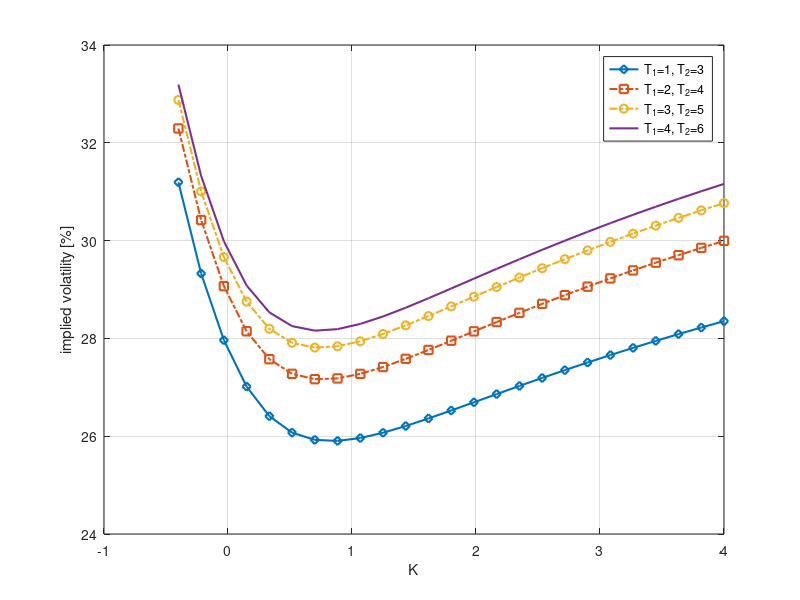
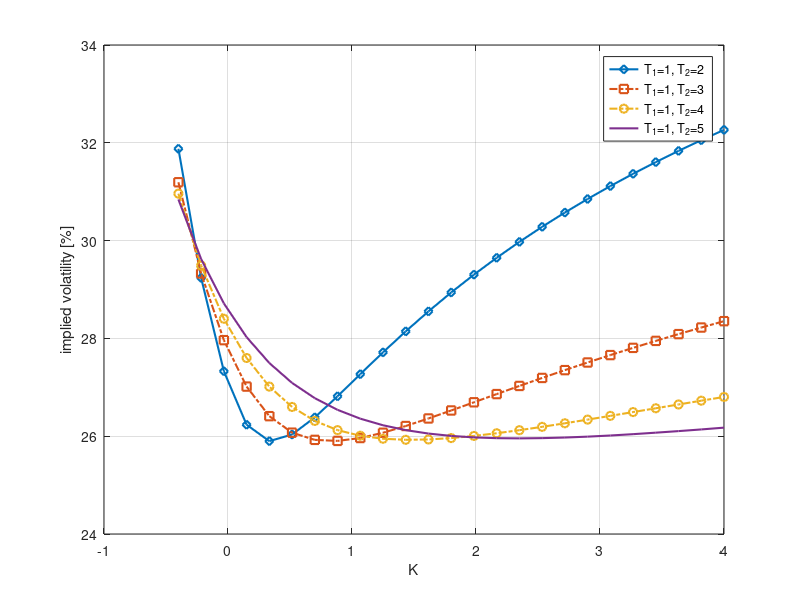

Reproduce these figures in MATLAB, in order.
function HestonForwardStart
clc;clf;close all;

% Heston model parameters

T_Case1= [[1,3];[2,4];[3,5];[4,6]];
T_Case2= [[1,2];[1,3];[1,4];[1,5]];
CP     = 'c';
kappa = 0.6;
gamma = 0.2;
vBar  = 0.1;
rho   = -0.5;
v0    = 0.05;  
r     = 0.00;

% Range of strike prices

K      = linspace(-0.4,4.0,25)'; 

% COS method settings

N = 500;
L = 10;

% Effect 1 on the forward implied volatilities

ivM = zeros(length(K),length(T_Case1));
argLegend = cell(4,1);
idx = 1;
for i=1:length(T_Case1)
    T1 =T_Case1(i,1);
    T2 =T_Case1(i,2);

    % Compute ChF for the Heston model

    cf = @(u) ChFHestonForward(u, T1, T2, kappa,vBar,gamma,rho, v0 ,r);

    % The COS method

    optPrice = CallPutOptionPriceCOSMthd_FrwdStart(cf,CP,r,T1,T2,K,N,L);
    for j = 1:length(K)
        strike = K(j);
        callPrice     = optPrice(j);
        ivM(j,i) = ImpliedVolatilityFrwdStart(callPrice,strike,T1,T2,r,0.3)*100;
        %ImpliedVolatility(CP,call,strike,T,S0,r,0.3)*100;
    end
    argLegend{idx} = sprintf('T_1=%.0f, T_2=%.0f',T1,T2);
    idx = idx + 1;
end
MakeFigure(K, ivM,argLegend,'')

% Effect 2 on the forward implied volatilities

ivM = zeros(length(K),length(T_Case1));
argLegend = cell(4,1);
idx = 1;
for i=1:length(T_Case2)
    T1 =T_Case2(i,1);
    T2 =T_Case2(i,2);

    % Compute ChF for the Heston model

    cf = @(u) ChFHestonForward(u, T1, T2, kappa,vBar,gamma,rho, v0 ,r);

    % The COS method

    optPrice = CallPutOptionPriceCOSMthd_FrwdStart(cf,CP,r,T1,T2,K,N,L);
    for j = 1:length(K)
        strike = K(j);
        callPrice     = optPrice(j);
        ivM(j,i) = ImpliedVolatilityFrwdStart(callPrice,strike,T1,T2,r,0.3)*100;
        %ImpliedVolatility(CP,call,strike,T,S0,r,0.3)*100;
    end
    argLegend{idx} = sprintf('T_1=%.0f, T_2=%.0f',T1,T2);
    idx = idx + 1;
end
MakeFigure(K, ivM,argLegend,'')

function value = ChFHestonForward(u, T_1, T_2, kappa,vBar,gamma,rho, v0 ,r)
i           = complex(0,1);
tau         = T_2-T_1;
c_bar       = @(t)gamma^2/(4*kappa)*(1-exp(-kappa*t));
d_bar       = 4*kappa*vBar/gamma^2;
kappa_bar  = @(t)4*kappa*v0*exp(-kappa*t)/(gamma^2*(1-exp(-kappa*t)));

% Functions D_1 and g

D_1  = sqrt(((kappa -i*rho*gamma.*u).^2+(u.^2+i*u)*gamma^2));
g    = (kappa- i*rho*gamma*u-D_1)./(kappa-i*rho*gamma*u+D_1);    

% Complex-valued functions A and C

C = (1/gamma^2)*(1-exp(-D_1*tau))./(1-g.*exp(-D_1*tau)).*(kappa-gamma*rho*i*u-D_1);
A = i*u*r*tau + kappa*vBar*tau/gamma^2 * (kappa-gamma*rho*i*u-D_1)-2*kappa*vBar/gamma^2*log((1-g.*exp(-D_1*tau))./(1-g));

% Coefficients used in the forward ChF

a_1 = C*c_bar(T_1)*kappa_bar(T_1)./(1-2*C*c_bar(T_1));
a_2 = (1./(1-2*C*c_bar(T_1))).^(0.5*d_bar);

% Forward start characteristic function

value = exp(A + a_1) .* a_2;

function cf=ChFHeston(u, tau, kappa,vBar,gamma,rho, v0, r)
i     = complex(0,1);

% Functions D_1 and g

D_1  = sqrt(((kappa -i*rho*gamma.*u).^2+(u.^2+i*u)*gamma^2));
g    = (kappa- i*rho*gamma*u-D_1)./(kappa-i*rho*gamma*u+D_1);    

% Complex-valued functions A and C

C = (1/gamma^2)*(1-exp(-D_1*tau))./(1-g.*exp(-D_1*tau)).*(kappa-gamma*rho*i*u-D_1);
A = i*u*r*tau + kappa*vBar*tau/gamma^2 * (kappa-gamma*rho*i*u-D_1)-2*kappa*vBar/gamma^2*log((1-g.*exp(-D_1*tau))./(1-g));

% ChF for the Heston model

cf = exp(A + C * v0);

function value = CallPutOptionPriceCOSMthd_FrwdStart(cf,CP,r,T1,T2,K,N,L)
i = complex(0,1);


% cf   - Characteristic function, in the book denoted as \varphi
% CP   - C for call and P for put
% S0   - Initial stock price
% r    - Interest rate (constant)
% tau  - Time to maturity
% K    - Vector of strike prices
% N    - Number of expansion terms
% L    - Size of truncation domain (typ.:L=8 or L=10)

% Adjust strike price

K = K + 1.0;

% Set up tau and initial value x0

tau = T2-T1;
x0  = log(1.0 ./ K);   

% Truncation domain

a = 0 - L * sqrt(tau); 
b = 0 + L * sqrt(tau);

k = 0:N-1;              % Row vector, index for expansion terms
u = k * pi / (b - a);   % ChF arguments

H_k = CallPutCoefficients(CP,a,b,k);
temp    = (cf(u) .* H_k).';
temp(1) = 0.5 * temp(1);      % Multiply the first element by 1/2

mat = exp(i * (x0 - a) * u);  % Matrix-vector manipulations

% Final output

value = exp(-r * T2) * K .* real(mat * temp);


function value = CallPutOptionPriceCOSMthd(cf,CP,S0,r,tau,K,N,L)
i = complex(0,1);


% cf   - Characteristic function, in the book denoted as \varphi
% CP   - C for call and P for put
% S0   - Initial stock price
% r    - Interest rate (constant)
% tau  - Time to maturity
% K    - Vector of strike prices
% N    - Number of expansion terms
% L    - Size of truncation domain (typ.:L=8 or L=10)

x0 = log(S0 ./ K);   

% Truncation domain

a = 0 - L * sqrt(tau); 
b = 0 + L * sqrt(tau);

k = 0:N-1;              % Row vector, index for expansion terms
u = k * pi / (b - a);   % ChF arguments

H_k = CallPutCoefficients(CP,a,b,k);
temp    = (cf(u) .* H_k).';
temp(1) = 0.5 * temp(1);      % Multiply the first element by 1/2

mat = exp(i * (x0 - a) * u);  % Matrix-vector manipulations

% Final output

value = exp(-r * tau) * K .* real(mat * temp);

% Coefficients H_k for the COS method

function H_k = CallPutCoefficients(CP,a,b,k)
    if lower(CP) == 'c' || CP == 1
        c = 0;
        d = b;
        [Chi_k,Psi_k] = Chi_Psi(a,b,c,d,k);
         if a < b && b < 0.0
            H_k = zeros([length(k),1]);
         else
            H_k = 2.0 / (b - a) * (Chi_k - Psi_k);
         end
    elseif lower(CP) == 'p' || CP == -1
        c = a;
        d = 0.0;
        [Chi_k,Psi_k]  = Chi_Psi(a,b,c,d,k);
         H_k = 2.0 / (b - a) * (- Chi_k + Psi_k);       
    end

function [chi_k,psi_k] = Chi_Psi(a,b,c,d,k)
    psi_k        = sin(k * pi * (d - a) / (b - a)) - sin(k * pi * (c - a)/(b - a));
    psi_k(2:end) = psi_k(2:end) * (b - a) ./ (k(2:end) * pi);
    psi_k(1)     = d - c;
    
    chi_k = 1.0 ./ (1.0 + (k * pi / (b - a)).^2); 
    expr1 = cos(k * pi * (d - a)/(b - a)) * exp(d)  - cos(k * pi... 
                  * (c - a) / (b - a)) * exp(c);
    expr2 = k * pi / (b - a) .* sin(k * pi * ...
                        (d - a) / (b - a))   - k * pi / (b - a) .* sin(k... 
                        * pi * (c - a) / (b - a)) * exp(c);
    chi_k = chi_k .* (expr1 + expr2);
    
% Closed-form expression of European call/put option with Black-Scholes formula

function value=BS_Call_Option_Price(CP,S_0,K,sigma,tau,r)

% Black-Scholes call option price

d1    = (log(S_0 ./ K) + (r + 0.5 * sigma^2) * tau) / (sigma * sqrt(tau));
d2    = d1 - sigma * sqrt(tau);
if lower(CP) == 'c' || lower(CP) == 1
    value =normcdf(d1) * S_0 - normcdf(d2) .* K * exp(-r * tau);
elseif lower(CP) == 'p' || lower(CP) == -1
    value =normcdf(-d2) .* K*exp(-r*tau) - normcdf(-d1)*S_0;
end

% Forward start Black-Scholes option price

function value = BS_Call_Option_Price_FrwdStart(K,sigma,T1,T2,r)
K = K + 1.0;
tau = T2 - T1;
d1    = (log(1.0 ./ K) + (r + 0.5 * sigma^2)* tau) / (sigma * sqrt(tau));
d2    = d1 - sigma * sqrt(tau);
value = exp(-r*T1) * normcdf(d1) - normcdf(d2) .* K * exp(-r * T2);

function impliedVol = ImpliedVolatility(CP,marketPrice,K,T,S_0,r,initialVol)
    func = @(sigma) (BS_Call_Option_Price(CP,S_0,K,sigma,T,r) - marketPrice).^1.0;
    impliedVol = fzero(func,initialVol);

function impliedVol = ImpliedVolatilityFrwdStart(marketPrice,K,T1,T2,r,initialVol)
    func = @(sigma) (BS_Call_Option_Price_FrwdStart(K,sigma,T1,T2,r) - marketPrice).^1.0;
    impliedVol = fzero(func,initialVol);
    
function MakeFigure(X1, YMatrix1, argLegend,titleIn)
figure1 = figure('InvertHardcopy','off',...
    'Colormap',[0.061875 0.061875 0.061875;0.06875 0.06875 0.06875;0.075625 0.075625 0.075625;0.0825 0.0825 0.0825;0.089375 0.089375 0.089375;0.09625 0.09625 0.09625;0.103125 0.103125 0.103125;0.11 0.11 0.11;0.146875 0.146875 0.146875;0.18375 0.18375 0.18375;0.220625 0.220625 0.220625;0.2575 0.2575 0.2575;0.294375 0.294375 0.294375;0.33125 0.33125 0.33125;0.368125 0.368125 0.368125;0.405 0.405 0.405;0.441875 0.441875 0.441875;0.47875 0.47875 0.47875;0.515625 0.515625 0.515625;0.5525 0.5525 0.5525;0.589375 0.589375 0.589375;0.62625 0.62625 0.62625;0.663125 0.663125 0.663125;0.7 0.7 0.7;0.711875 0.711875 0.711875;0.72375 0.72375 0.72375;0.735625 0.735625 0.735625;0.7475 0.7475 0.7475;0.759375 0.759375 0.759375;0.77125 0.77125 0.77125;0.783125 0.783125 0.783125;0.795 0.795 0.795;0.806875 0.806875 0.806875;0.81875 0.81875 0.81875;0.830625 0.830625 0.830625;0.8425 0.8425 0.8425;0.854375 0.854375 0.854375;0.86625 0.86625 0.86625;0.878125 0.878125 0.878125;0.89 0.89 0.89;0.853125 0.853125 0.853125;0.81625 0.81625 0.81625;0.779375 0.779375 0.779375;0.7425 0.7425 0.7425;0.705625 0.705625 0.705625;0.66875 0.66875 0.66875;0.631875 0.631875 0.631875;0.595 0.595 0.595;0.558125 0.558125 0.558125;0.52125 0.52125 0.52125;0.484375 0.484375 0.484375;0.4475 0.4475 0.4475;0.410625 0.410625 0.410625;0.37375 0.37375 0.37375;0.336875 0.336875 0.336875;0.3 0.3 0.3;0.28125 0.28125 0.28125;0.2625 0.2625 0.2625;0.24375 0.24375 0.24375;0.225 0.225 0.225;0.20625 0.20625 0.20625;0.1875 0.1875 0.1875;0.16875 0.16875 0.16875;0.15 0.15 0.15],...
    'Color',[1 1 1]);

% Create axes

axes1 = axes('Parent',figure1);
grid on
box(axes1,'on');
hold(axes1,'all');

plot1 = plot(X1,YMatrix1,'Parent',axes1,...
    'LineWidth',1.5);
set(plot1(1),'Marker','diamond','DisplayName',argLegend{1});
set(plot1(2),'Marker','square','LineStyle','-.',...
    'DisplayName',argLegend{2});
set(plot1(3),'Marker','o','LineStyle','-.','DisplayName',argLegend{3});
set(plot1(4),'DisplayName',argLegend{4});

% Create xlabel

xlabel({'K'});

% Create ylabel

ylabel({'implied volatility [%]'});

% Create title

title(titleIn);

% Create legend

legend1 = legend(axes1,'show');
set(legend1,'Color',[1 1 1]);

